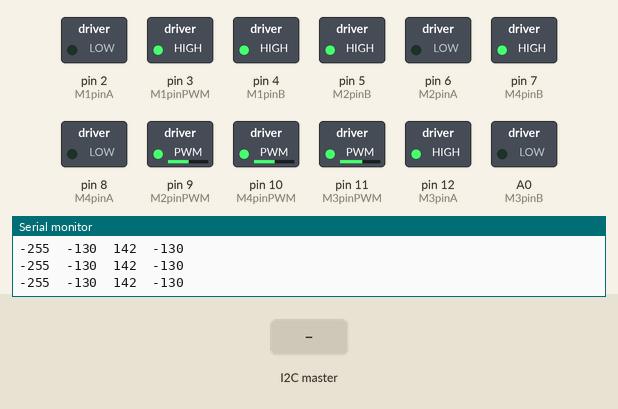
A sketch run on a simulated Arduino Uno, built with avr-gcc and run on an emulated ATmega328P. On the bench: switched loads named in the sketch (green lamp = pin HIGH), the last lines printed to the serial monitor. The inputs (shaded band) are chosen by the test bench.

Above: at 3.2 s.
3.3 s: the I2C master sends the byte 2
At 4.5 s:
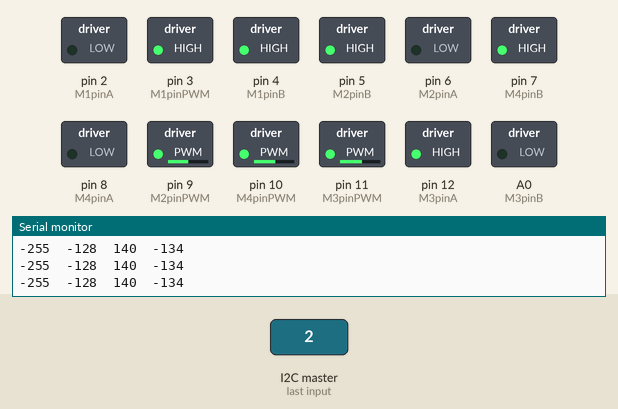
4.9 s: the I2C master sends the byte 200
At 5.6 s:
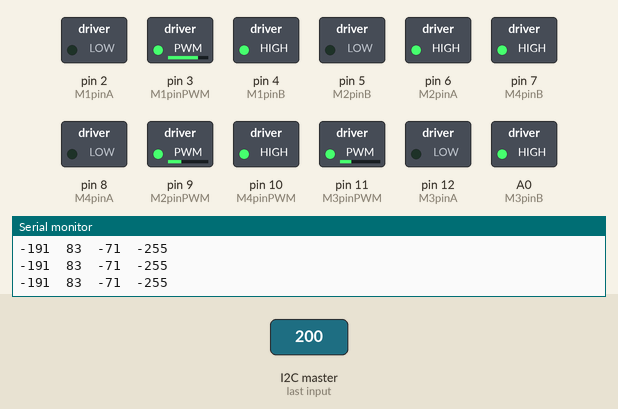
6.5 s: the I2C master sends the byte 1
At 6.59 s:
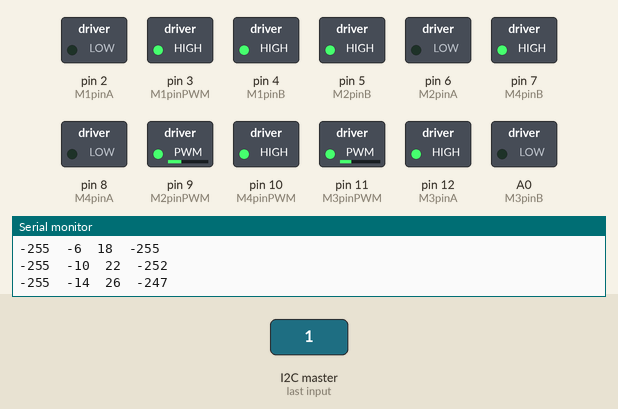
8.1 s: the I2C master sends the byte 90
At 9.3 s:
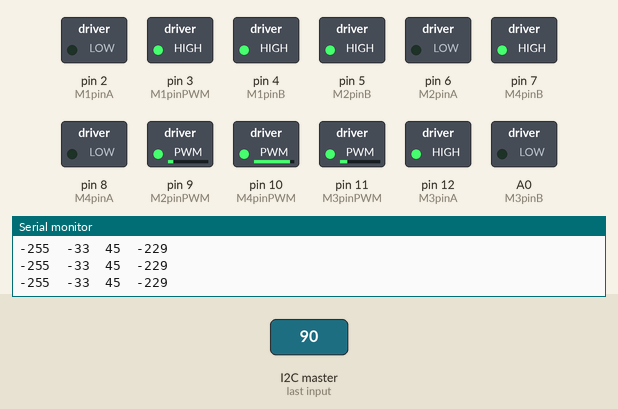
Timing chart, 0 to 10.7 s (numbered marks = the images above; inputs shaded):
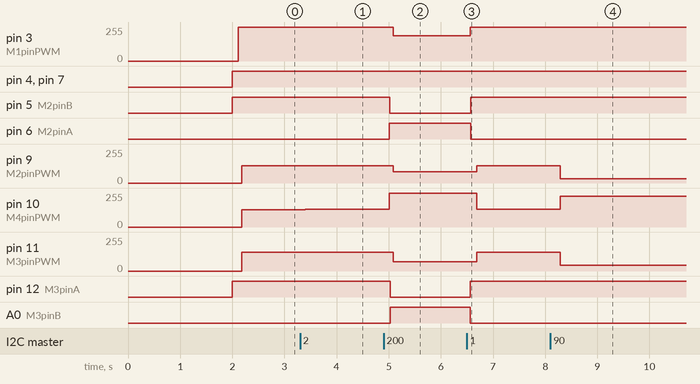

The sketch:

ro-ra-.ino
```cpp
#include "Omni.h"
#include "motor_old.h"
#include <Wire.h>

#define averageSize 50


#define M1pinA   2
#define M1pinB   4
#define M1pinPWM 3
#define M2pinA   6
#define M2pinB   5
#define M2pinPWM 9
#define M3pinA   12
#define M3pinB   A0
#define M3pinPWM 11
#define M4pinA   8
#define M4pinB   7
#define M4pinPWM 10

const int i2cAddress = 1;
const int CEASETIME_MS = 500;

int slowSpeed = 255/5;
int maxSpeed = 260;

int speed_ = maxSpeed;
int frontAngle = 90;

int leftHatX, leftHatY, rightHatX;
bool cross, start;

bool flag;
unsigned long CeaseCounter;

Omni omniFR(45, averageSize), omniFL(135, averageSize);
Omni omniBL(225, averageSize), omniBR(315, averageSize);	//(angle)
motor motorFR(M1pinA, M1pinB, M1pinPWM), motorFL(M2pinA, M2pinB, M2pinPWM);
motor motorBL(M3pinA, M3pinB, M3pinPWM), motorBR(M4pinA, M4pinB, M4pinPWM);

void setup() {
  delay(2000);
  Serial.begin(115200);
  Wire.begin(i2cAddress);
  Wire.onReceive(receiveEvent);
}

void loop() {
  //stopAll();
  speedSet(cross);
  frontAngleSet(start);
  omniWheelDrive(leftHatX, leftHatY, rightHatX);
  show();
}

void stopAll() {
  if (flag == 0) {
    if ((millis() - CeaseCounter) > CEASETIME_MS) {
      leftHatX = leftHatY = rightHatX = 0;
    }
  } else {
    CeaseCounter = millis();
    flag = false;
  }
}

void speedSet(bool cross) {

  if (cross) {
    speed_ = slowSpeed;
  } else {
    speed_ = maxSpeed;
  }
  omniFR.SetSpeed(speed_);
  omniFL.SetSpeed(speed_);
  omniBL.SetSpeed(speed_);
  omniBR.SetSpeed(speed_);
}

void frontAngleSet(int start) {
  if (start) {
    frontAngle = 90 + 180;
  } else {
    frontAngle = 90 + 0;
  }

  omniFR.setAngle(frontAngle);
  omniFL.setAngle(frontAngle);
  omniBL.setAngle(frontAngle);
  omniBR.setAngle(frontAngle);

}

void omniWheelDrive(int leftHatX, int leftHatY, int rightHatX) {
  motorFR.drive(omniFR.drive(leftHatX, leftHatY, rightHatX));
  motorFL.drive(omniFL.drive(leftHatX, leftHatY, rightHatX));
  motorBL.drive(omniBL.drive(leftHatX, leftHatY, rightHatX));
  motorBR.drive(omniBR.drive(leftHatX, leftHatY, rightHatX));
}


void receiveEvent(int howMany) {
  while (Wire.available()) {
    flag = true;

    leftHatX  = Wire.read();
    leftHatY  = Wire.read();
    rightHatX = Wire.read();
    //cross		  = Wire.read();
    //start		  = Wire.read();
  }
}

void showController() {
  Serial.print(leftHatX);
  Serial.print("\t");
  Serial.print(leftHatY);
  Serial.print("\t");
  Serial.print(rightHatX);
  Serial.print("\t");
  Serial.print(cross);
  Serial.print("\t");
  Serial.println(start);
}

void showOmni() {
  omniFR.show();  omniFL.show();
  omniBL.show();  omniBR.show();
  Serial.println();
}

void showMotor(){
  motorFR.show(); motorFL.show();
  motorBL.show(); motorBR.show();
  Serial.println();
}

void show(){
  //showController();
  //showMortor();
  //showOmni();
  showMotor();
}
```

MovingAverage.h
```cpp
/**
 *      @file   MovingAverage.h
 *      @brief  移動平均クラス
 *      @auther 谷川　豊章
 *      @date   2016/9/15
 */


#ifndef DEF_MovingAverage_H
#define DEF_MovingAverage_H

#include <arduino.h>

/**     移動平均クラス
 */
class MovingAverage{

    int* data;      ///< 平均を取るデータ
    int dataSize;   ///< 平均を取るデータのサイズ

    int writeIndex; ///< 次の値のdataへの書き込み場所

    long sum;       ///dataに保存されているデータの合計値

public:

    /**     コンストラクタ
     *      @param  dataSize    [in]移動平均するデータの個数
     */
    MovingAverage(int dataSize) : dataSize( max(dataSize,1) ), writeIndex(0), sum(0)
    {
        data = new int[dataSize];
        for(int i=0; i<dataSize; i++){
            data[i] = 0;
        }
    }

    /**     ディストラクタ
     */
    ~MovingAverage(){
        delete[] data;
    }

    /**     値の更新
     *      @param  value   [in]移動平均するデータ
     */
    void Update(int value){
        sum -= data[writeIndex];    //取り除くデータの値分だけ合計から取り除く
        data[writeIndex++] = value; //データを更新する
        sum += value;               //合計値に更新した値を追加する

        if(writeIndex >= dataSize)
            writeIndex = 0;
    }

    /**     平均値の取得
     *      @return     平均値
     */
    double GetValue(){
        return double(sum) / double(dataSize);
    }
};


#endif
```

Omni.h
```cpp
#pragma once
#include "MovingAverage.h"

#define averageSize 50

//@コンストラクタでモーターの取り付け角度を指定//
//@setMotorPinでピンを指定                     //
//@driveの引数はオムニ操作のスティック         //

class Omni {
  public:
    Omni(double angle);
    Omni(double angle , int AverageSize);
    double caluculateAngle(double joystickHat_R_X, double joystickHat_R_Y);
    double caluculatePower(double joystickHat_R_X, double joystickHat_R_Y);
    void setBorder(int borderValue) {
      border = borderValue;
    }
    void setAngle(int frontAngle) {
      motorAngle = motorAngleData + frontAngle - 90;
    }
    void SetSpeed(int speedVal) {
      Speed = speedVal; //speed:0～255
    }
    int drive(double joystickHat_move_X, double joystickHat_move_Y, double joystickHat_turn_X);
    void show();
  private:
    int border = 20;
    double motorPower;
    int Speed = 200;
    int AverageSize = averageSize;
    double joystickAngle;
    double motorAngleData;
    double motorAngle;
    MovingAverage *averageVal;
};

Omni::Omni(double angle) {
  motorAngleData = angle;
  averageVal = new MovingAverage(averageSize);
}
Omni::Omni(double angle, int AverageSize) {
  motorAngleData = angle;
  averageVal = new MovingAverage(AverageSize);
}


double Omni::caluculatePower(double joystickHat_move_X, double joystickHat_move_Y) {
  motorPower = sqrt( square(joystickHat_move_X) + square(joystickHat_move_Y) );
  //Serial.print(motorPower);  Serial.print("\t");
  motorPower = map(motorPower, 0, 342, 0, 255);
  //Serial.println(motorPower);
  return motorPower;
}

double Omni::caluculateAngle(double joystickHat_move_X, double joystickHat_move_Y) {

  joystickAngle = atan2(joystickHat_move_Y, joystickHat_move_X);

  if (joystickAngle < 0) {
    joystickAngle += 2 * PI;
  }

  return joystickAngle;
}


int Omni::drive(double joystickHat_move_X, double joystickHat_move_Y, double joystickHat_turn_X) {
  joystickHat_move_X = -map(joystickHat_move_X, 0, 255, -255, 255);
  joystickHat_move_Y = map(joystickHat_move_Y, 0, 255, -255, 255);
  joystickHat_turn_X = map(joystickHat_turn_X, 0, 255, -255, 255);

  caluculatePower(joystickHat_move_X, joystickHat_move_Y);
  caluculateAngle(joystickHat_move_X, joystickHat_move_Y);

  /*
    Serial.print(joystickHat_move_X);  Serial.print("\t");
    Serial.print(joystickHat_move_Y);  Serial.print("\t");
    Serial.println(joystickHat_turn_X);
  */
  /*
    Serial.print(caluculatePower(joystickHat_move_X, joystickHat_move_Y));
    Serial.print("\t");
    Serial.println(caluculateAngle(joystickHat_move_X, joystickHat_move_Y) * 360 / 2 / PI);
  */

  if (motorPower < border)
    motorPower = 0;
  else if (motorPower >= border)
    motorPower = sin(joystickAngle - motorAngle * (PI / 180)) * motorPower;

  //旋回//
  if (abs(joystickHat_turn_X ) > border)
    motorPower = motorPower + joystickHat_turn_X / 2;

  //移動平均//
  averageVal->Update(motorPower);
  motorPower = averageVal->GetValue();

  //速度制限//
  motorPower = constrain(motorPower, -255, 255);

  motorPower = map(motorPower, -255, 255, -Speed, Speed);

  motorPower = (int)motorPower;
  /*
    Serial.print(joystickAngle * (180/PI));
    Serial.print("\t");
  */
  return motorPower;
}

void Omni::show() {
  Serial.print(motorPower);
  Serial.print("\t");
}
```

motor_old.h
```cpp
#pragma once

//コンストラクタでピンを指定//
//driveの引数は-255～255    //

class motor {
  public:
    motor(int pin_A, int pin_B, int pin_PWM);
    void drive(int motorPower);	//val:-255~255
    void show();
  private:
    int power;
    int pinA;
    int pinB;
    int pinPWM;
};

motor::motor(int pin_A, int pin_B, int pin_PWM) {
  pinA   = pin_A;
  pinB   = pin_B;
  pinPWM = pin_PWM;
  pinMode(pinA, OUTPUT);
  pinMode(pinB, OUTPUT);
}

void motor::drive(int motorPower) {
  motorPower = constrain(motorPower, -255, 255);

  if (motorPower == 0) {
    digitalWrite(pinA, HIGH);
    digitalWrite(pinB, HIGH);
    analogWrite(pinPWM, 0);
  } else if (motorPower > 0) {
    digitalWrite(pinA, HIGH);
    digitalWrite(pinB, LOW);
    analogWrite(pinPWM, abs(motorPower));
  } else if (motorPower < -0) {
    digitalWrite(pinA, LOW);
    digitalWrite(pinB, HIGH);
    analogWrite(pinPWM, abs(motorPower));
  }
  power = motorPower;
}

void motor::show() {
  Serial.print(power);
  Serial.print("\t");
}
```

Measured:
- after the input at 3.3 s, pin 9 (M2pinPWM): 130/255 → 129/255 at once, → 128/255 0.10 s later; pin 10 (M4pinPWM): 130/255 → 134/255 after 0.05 s; pin 11 (M3pinPWM): 142/255 → 141/255 at once, → 140/255 0.10 s later
- after the input at 4.9 s, pin 3 (M1pinPWM): 255/255 → 191/255 after 0.19 s; pin 5 (M2pinB): HIGH → LOW after 0.12 s; pin 6 (M2pinA): LOW → HIGH after 0.11 s; pin 9 (M2pinPWM): 128/255 → 83/255 after 0.19 s; pin 10 (M4pinPWM): 134/255 → 255/255 after 0.11 s
- after the input at 6.5 s, pin 3 (M1pinPWM): 191/255 → 255/255 after 0.06 s; pin 5 (M2pinB): LOW → HIGH after 0.07 s; pin 6 (M2pinA): HIGH → LOW after 0.07 s; pin 9 (M2pinPWM): 83/255 → 129/255 after 0.19 s; pin 10 (M4pinPWM): 255/255 → 133/255 after 0.19 s
- after the input at 8.1 s, pin 9 (M2pinPWM): 129/255 → 33/255 after 0.19 s; pin 10 (M4pinPWM): 133/255 → 229/255 after 0.19 s; pin 11 (M3pinPWM): 141/255 → 45/255 after 0.19 s
